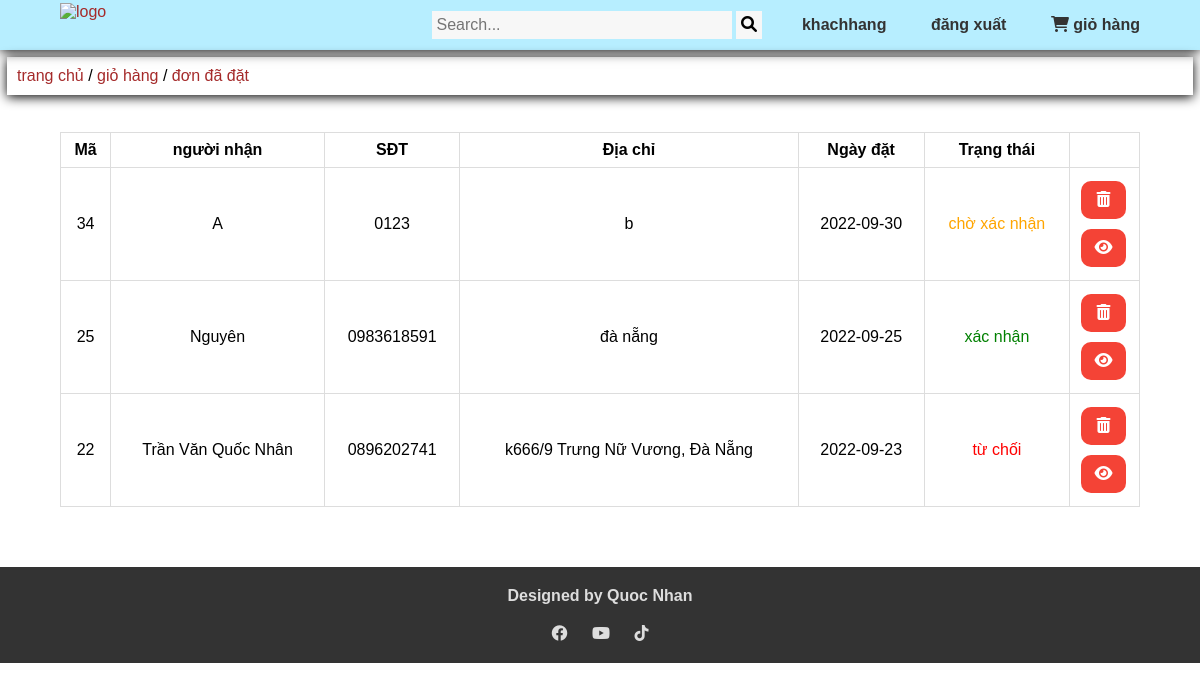
/customer/?page=order (signed in), run on the app's committed database.
### tables this page shows
CREATE TABLE `donhang` (
  `id` int(11) NOT NULL,
  `nguoinhan` varchar(50) NOT NULL,
  `sdt` varchar(50) NOT NULL,
  `diachi` varchar(50) NOT NULL,
  `tongtien` int(11) NOT NULL,
  `trangthai` varchar(50) NOT NULL,
  `ngaydat` date NOT NULL,
  `id_nguoidung` int(11) NOT NULL
);

### customer/index.php (called while the page is built, shortened)
<?php
    include("./controller/controller.php");
?>

### model/model.php (called while the page is built, shortened)
<?php
function order($id_nguoidung) {
    global $conn;
    $sql = "SELECT * FROM `donhang` WHERE id_nguoidung = '$id_nguoidung' ORDER BY id DESC";
    $result = mysqli_query($conn, $sql);
    return $result;
}
?>

### customer/view/order.php (the view)
<body>
    <header>
        <?php
        include "navbar.php";
        ?>
    </header>
    <article>
        <div class="breadcrumb">
            <a href="?page=home">trang chủ</a>
            <span>/</span>
            <a href="?page=cart">giỏ hàng</a>
            <span>/</span>
            <a href="">đơn đã đặt</a>
        </div>
        <div class="donhang">
            <div class="box_90">
                <table class="cacdon">
                    <tr>
                        <th>Mã</th>
                        <th>người nhận</th>
                        <th>SĐT</th>
                        <th>Địa chỉ</th>
                        <th>Ngày đặt</th>
                        <th>Trạng thái</th>
                        <th></th>
                    </tr>
                    <?php
                        $order = order($_SESSION['id_user']);
                        $color = "";
                        while ($row = mysqli_fetch_assoc($order)){
                            if ($row['trangthai'] == "xác nhận") {
                                $color = "green";
                            }elseif ($row['trangthai'] == "từ chối") {
                                $color = "red";
                            }else {
                                $color = "orange";
                            }
                    ?>
                        <tr>
                            <td><?=$row['id']?></td>
                            <td><?=$row['nguoinhan']?></td>
                            <td><?=$row['sdt']?></td>
                            <td><?=$row['diachi']?></td>
                            <td><?=$row['ngaydat']?></td>
                            <td style="color: <?=$color?>;"><?=$row['trangthai']?></td>
                            <td>
                                <a href="./function/delete_order.php?id=<?=$row['id']?>"><i class="fa-solid fa-trash-can"></i></a>
                                <a href="?page=order_detail&id=<?=$row['id']?>"><i class="fa-solid fa-eye"></i></a>
                            </td>
                        </tr>
                    <?php    }  ?>
                </table>
            </div>
        </div>
    </article>

### css/customer/order.css (style rules this page uses)
.donhang { overflow: auto; margin-bottom: 40px; }
.cacdon a { border: none; display: block; width: 45px; float: left; color: white; margin: 5px 3px; padding: 10px 0px; border-radius: 10px; background-color: #f44336; text-decoration: none; transition: all 0.2s linear; }
.cacdon tr td:last-child { width: 70px; }

### data on the page
donhang: id "34", nguoinhan "A", sdt "0123", diachi "b", ngaydat "2022-09-30", trangthai "chờ xác nhận"
donhang: id "25", nguoinhan "Nguyên", sdt "0983618591", diachi "đà nẵng", ngaydat "2022-09-25", trangthai "xác nhận"
donhang: id "22", nguoinhan "Trần Văn Quốc Nhân", sdt "0896202741", diachi "k666/9 Trưng Nữ Vương, Đà Nẵng", ngaydat "2022-09-23", trangthai "từ chối"

### other printed values
$_SESSION['username'] "khachhang"
